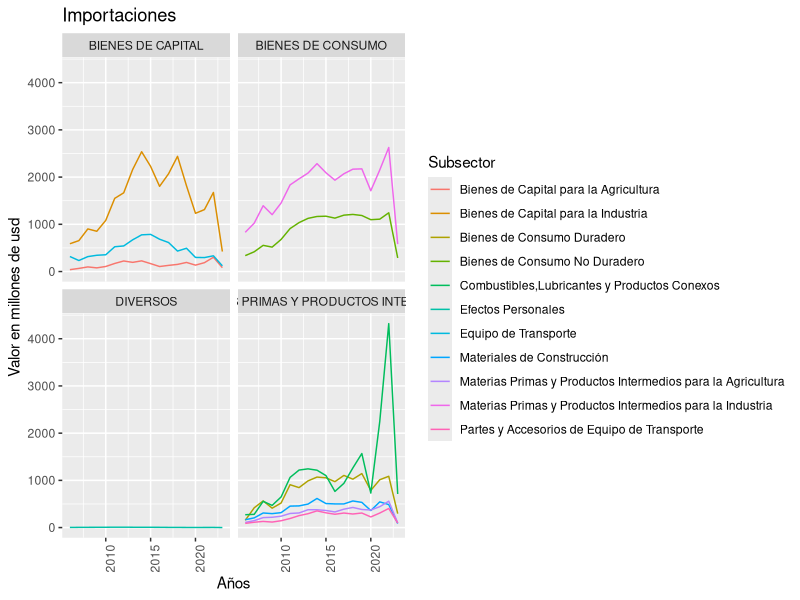

R code for this plot:
## ---- chunk 1
library(tidyverse)
library(readxl)
setwd("~/Experto en ciencia de datos/Modulo 2")
datos <- read_excel("importaciones.xlsx")
## ---- chunk 2
datos1 <- filter(datos, Anio>2005)

ggplot(datos1, aes(Anio, Valor, col=Subsector))+
geom_line()+
facet_wrap(~Sector, ncol=2, nrow=2)+
labs(title = "Importaciones", x="Años", y="Valor en millones de usd")+theme(axis.text.x = element_text(angle = 90, hjust = 1))
